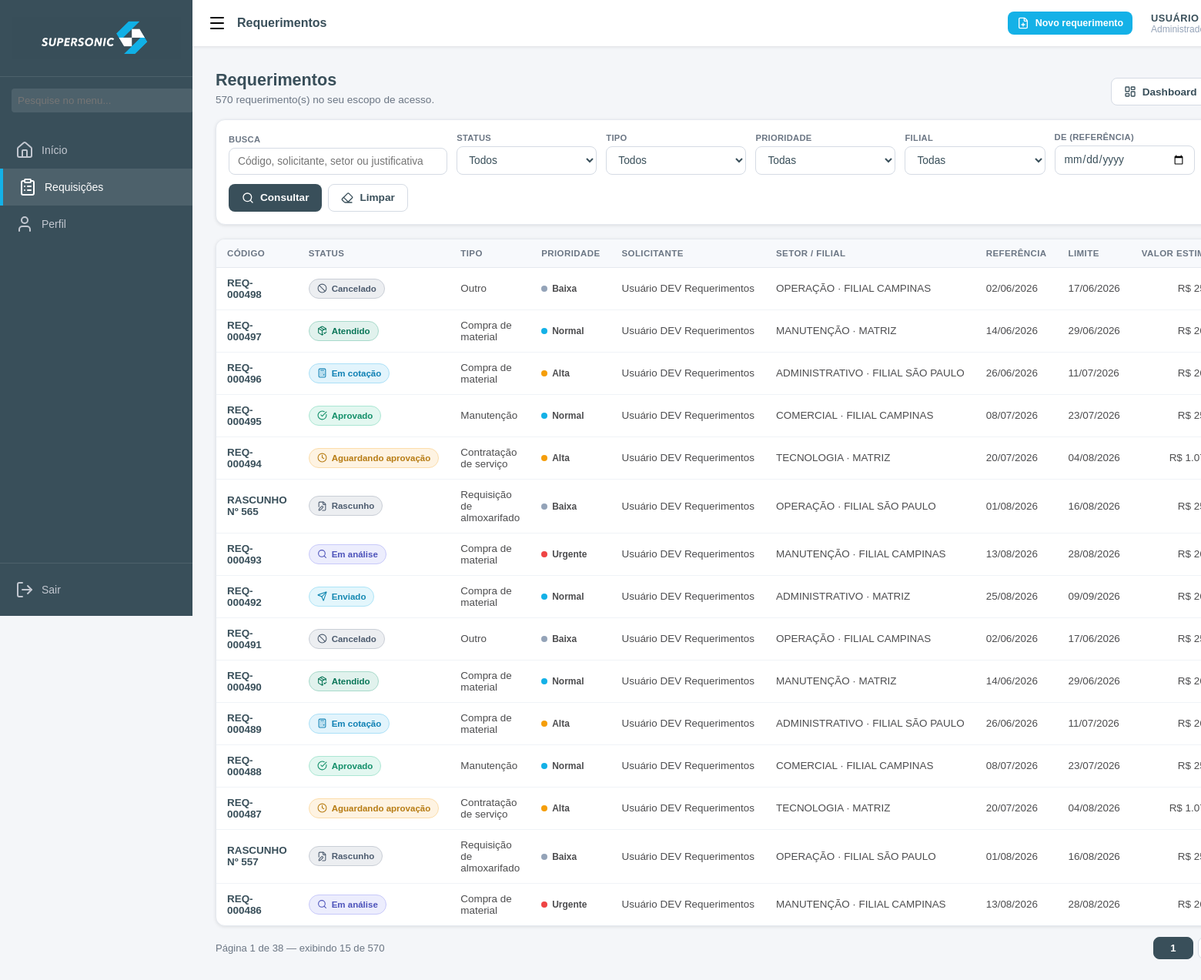
Before: /requerimento (signed in) with the older database file.
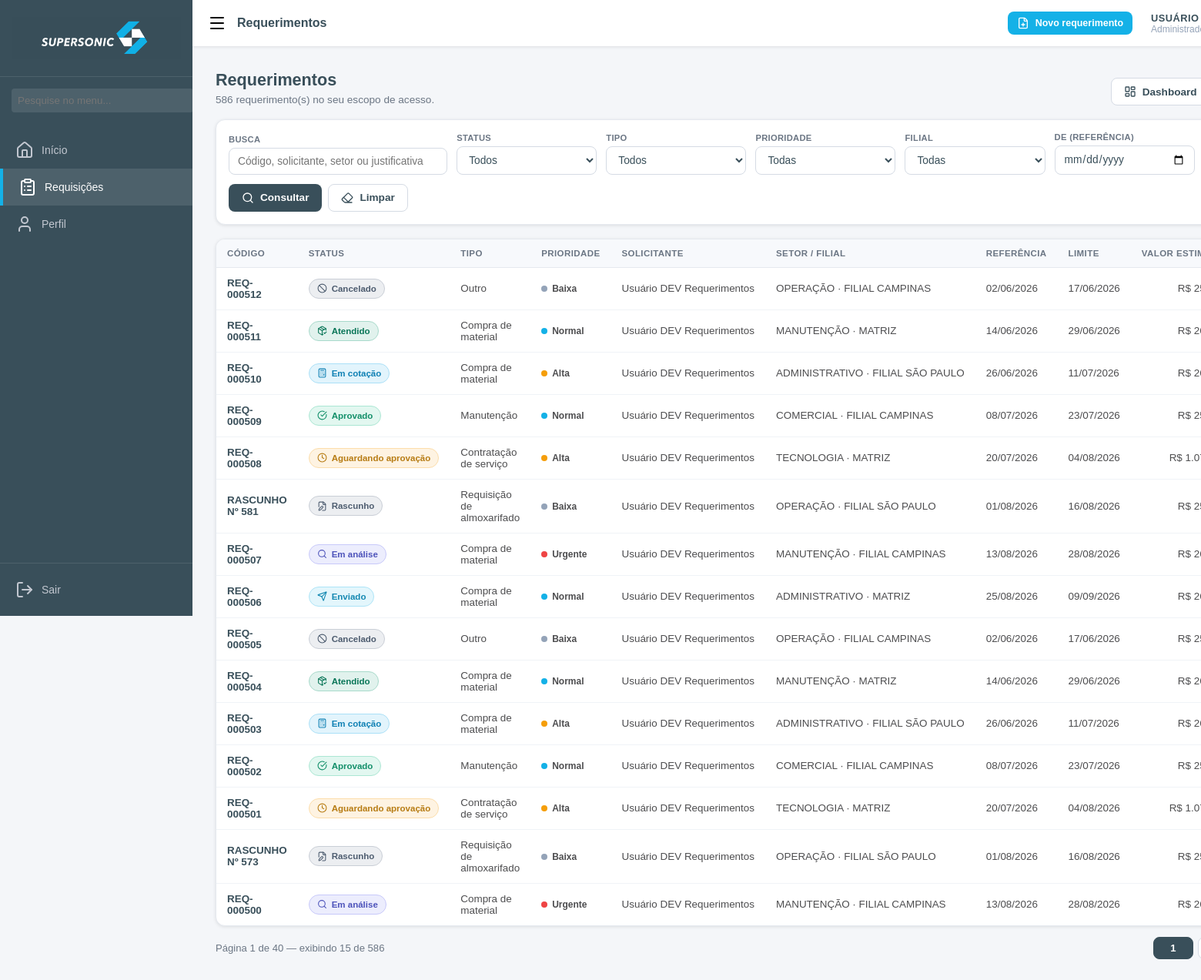
After: the same page with the newer database file.
### core/req_models.py (models this page shows, shortened)
class Requerimento(db.Model):
    __tablename__ = "req_requerimento"
    id = db.Column(Integer, primary_key=True)
    codigo = db.Column(String(20), unique=True, nullable=True)   # REQ-000123 (gerado no envio/salvamento)
    numero = db.Column(Integer, nullable=True)                   # sequencial dentro da série
    serie = db.Column(String(20), nullable=True)
    status = db.Column(String(30), nullable=False, default="RASCUNHO", index=True)
    tipo = db.Column(String(30), nullable=True)
    prioridade = db.Column(String(20), nullable=False, default="NORMAL")
    data_referencia = db.Column(Date, nullable=True)
    data_limite = db.Column(Date, nullable=True)
    solicitante_usuario_id = db.Column(Integer, ForeignKey("usuarios.id"), nullable=False, index=True)
    solicitante_nome = db.Column(String(120), nullable=True)
    solicitante_email = db.Column(String(120), nullable=True)
    solicitante_telefone = db.Column(String(30), nullable=True)
    funcionario = db.Column(String(120), nullable=True)
    filial = db.Column(String(80), nullable=True)
    setor = db.Column(String(80), nullable=True)
    responsavel = db.Column(String(120), nullable=True)
    unidade_negocio = db.Column(String(80), nullable=True)
    centro_gasto = db.Column(String(80), nullable=True)
    centro_custo = db.Column(String(80), nullable=True)
    classe_sintetica = db.Column(String(80), nullable=True)
    classe_analitica = db.Column(String(80), nullable=True)
    tipo_requisicao = db.Column(String(80), nullable=True)
    categoria = db.Column(String(80), nullable=True)
    justificativa = db.Column(Text, nullable=True)
    observacao = db.Column(Text, nullable=True)
    necessita_cotacao = db.Column(Boolean, nullable=False, default=False)
    cotacao_selecionada_id = db.Column(Integer, nullable=True)   # sem FK: evita ciclo entre tabelas
    etapa_atual = db.Column(Integer, nullable=False, default=1)
    valor_estimado = db.Column(Numeric(15, 2), nullable=False, default=Decimal("0.00"))
    responsavel_atual = db.Column(String(120), nullable=True)
    enviado_em = db.Column(DateTime, nullable=True)
    criado_em = db.Column(DateTime, nullable=False, default=datetime.now)
    criado_por = db.Column(String(120), nullable=True)
    atualizado_em = db.Column(DateTime, nullable=False, default=datetime.now, onupdate=datetime.now)
    atualizado_por = db.Column(String(120), nullable=True)
    cancelado_em = db.Column(DateTime, nullable=True)
    cancelado_por = db.Column(String(120), nullable=True)
    motivo_cancelamento = db.Column(Text, nullable=True)
    itens = db.relationship("ReqItem", backref="requerimento", cascade="all, delete-orphan",
                            order_by="ReqItem.sequencia", lazy="selectin")
    localizacoes = db.relationship("ReqLocalizacao", backref="requerimento",
                                   cascade="all, delete-orphan", lazy="selectin")
    complementos = db.relationship("ReqComplemento", backref="requerimento",
                                   cascade="all, delete-orphan", lazy="selectin")
    anexos = db.relationship("ReqAnexo", backref="requerimento",
                             cascade="all, delete-orphan", lazy="selectin")
    cotacoes = db.relationship("ReqCotacao", backref="requerimento",
                               cascade="all, delete-orphan", lazy="selectin")
    historico = db.relationship("ReqHistorico", backref="requerimento", cascade="all, delete-orphan",
                                order_by="ReqHistorico.data_hora", lazy="selectin")
    __table_args__ = (
        Index("ix_req_status_prioridade", "status", "prioridade"),
    )
    @property
    def codigo_exibicao(self) -> str:
        if self.codigo:
            return self.codigo
        return f"RASCUNHO Nº {self.id}" if self.id else "NOVO RASCUNHO"
    @property
    def editavel(self) -> bool:
        return self.status == "RASCUNHO"

### core/req_routes.py (the view)
@req_bp.route("/requerimento")
@login_required
def lista():
    filtros = {
        "q": request.args.get("q", ""),
        "status": request.args.get("status", ""),
        "tipo": request.args.get("tipo", ""),
        "prioridade": request.args.get("prioridade", ""),
        "filial": request.args.get("filial", ""),
        "setor": request.args.get("setor", ""),
        "solicitante": request.args.get("solicitante", ""),
        "data_inicio": request.args.get("data_inicio", ""),
        "data_fim": request.args.get("data_fim", ""),
    }
    ordenar = request.args.get("ordenar", "atualizado_em")
    direcao = request.args.get("direcao", "desc")
    pagina = request.args.get("pagina", 1, type=int)
    try:
        paginacao = servico.listar(current_user, filtros, pagina=pagina,
                                   ordenar=ordenar, direcao=direcao)
    except servico.ErroRequerimento as erro:
        paginacao = servico.listar(current_user, {}, pagina=1)
        filtros["_erro"] = erro.mensagem
    return render_template(
        "requerimentos/lista.html",
        pagina_ativa="requerimentos",
        titulo_pagina="Requerimentos",
        paginacao=paginacao,
        requerimentos=paginacao.items,
        filtros=filtros,
        ordenar=ordenar,
        direcao=direcao,
        opcoes=servico.opcoes_filtro(current_user),
        **_contexto_dominio(),
    )

### app.py (called while the page is built)
@login_manager.user_loader
def load_user(user_id):
    return Usuario.query.get(int(user_id))

@app.context_processor
def inject_user():
    if current_user.is_authenticated:
        nome = current_user.nome or ""
        partes = nome.split()
        iniciais = (partes[0][0] + partes[-1][0]).upper() if len(partes) > 1 else (partes[0][0].upper() if partes else "")
        return dict(user_nome=nome, user_iniciais=iniciais)
    return dict(user_nome=None, user_iniciais=None)

@app.template_filter("moeda")
def filtro_moeda(valor) -> str:
    try:
        numero = float(valor or 0)
    except (TypeError, ValueError):
        numero = 0.0
    texto = f"{numero:,.2f}".replace(",", "#").replace(".", ",").replace("#", ".")
    return f"R$ {texto}"

@app.template_filter("data_br")
def filtro_data_br(valor) -> str:
    if not valor:
        return "—"
    try:
        return valor.strftime("%d/%m/%Y")
    except AttributeError:
        return str(valor)

### core/req_routes.py (called while the page is built)
@req_bp.app_context_processor
def _injetar_dominio():
    if not current_user.is_authenticated:
        return {}
    return {"req_status_catalogo": STATUS, "req_prioridades": PRIORIDADES}

### templates/requerimentos/lista.html (shortened to what the changed rows need)
{% extends 'requerimentos/base.html' %}
{% from 'components/ui.html' import status_badge, prioridade_badge, area_vazia with context %}
{% macro link_ordenacao(campo, rotulo, ordenar, direcao, extras) -%}
    {%- set nova_direcao = 'asc' if (ordenar == campo and direcao == 'desc') else 'desc' -%}
    <a href="{{ url_for('req.lista', ordenar=campo, direcao=nova_direcao, **extras) }}">
        {{ rotulo }}
    </a>
{%- endmacro %}
{% block conteudo %}
{% set filtros_limpos = {} %}
{% for chave, valor in filtros.items() if valor and not chave.startswith('_') %}
    {% set _ = filtros_limpos.update({chave: valor}) %}
{% endfor %}
<div class="pagina-cabecalho">
    <div>
        <h1>Requerimentos</h1>
        <p>
            {{ paginacao.total }} requerimento(s) no seu escopo de acesso
            {%- if papel_usuario == 'SOLICITANTE' %} (apenas os seus){% endif %}.
        </p>
    </div>
</div>
{% if requerimentos %}
<div class="tabela-wrapper">
    <table class="tabela">
        <thead>
            <tr>
                <th>{{ link_ordenacao('codigo', 'Código', ordenar, direcao, filtros_limpos) }}</th>
                <th>{{ link_ordenacao('status', 'Status', ordenar, direcao, filtros_limpos) }}</th>
                <th>Tipo</th>
                <th>{{ link_ordenacao('prioridade', 'Prioridade', ordenar, direcao, filtros_limpos) }}</th>
                <th>{{ link_ordenacao('solicitante_nome', 'Solicitante', ordenar, direcao, filtros_limpos) }}</th>
                <th>Setor / filial</th>
                <th>{{ link_ordenacao('data_referencia', 'Referência', ordenar, direcao, filtros_limpos) }}</th>
                <th>Limite</th>
                <th class="numerico">{{ link_ordenacao('valor_estimado', 'Valor estimado', ordenar, direcao, filtros_limpos) }}</th>
            </tr>
        </thead>
        <tbody>
            {% for req in requerimentos %}
            <tr>
                <td>
                    <a class="codigo" href="{{ url_for('req.detalhe', requerimento_id=req.id) }}">
                        {{ req.codigo_exibicao }}
                    </a>
                </td>
                <td>{{ status_badge(req.status) }}</td>
                <td>{{ TIPOS_REQUERIMENTO.get(req.tipo, req.tipo or '—') }}</td>
                <td>{{ prioridade_badge(req.prioridade) }}</td>
                <td class="celula-truncada" title="{{ req.solicitante_nome }}">{{ req.solicitante_nome or '—' }}</td>
                <td class="celula-truncada">{{ req.setor or '—' }}{% if req.filial %} · {{ req.filial }}{% endif %}</td>
                <td>{{ req.data_referencia | data_br }}</td>
                <td>{{ req.data_limite | data_br }}</td>
                <td class="numerico">{{ req.valor_estimado | moeda }}</td>
            </tr>
            {% endfor %}
        </tbody>
    </table>
</div>
<div class="paginacao">
    <span>
        Página {{ paginacao.page }} de {{ paginacao.pages or 1 }} —
        exibindo {{ requerimentos | length }} de {{ paginacao.total }}
    </span>
    <div class="paginas">
        {% for numero in paginacao.iter_pages(left_edge=1, left_current=1, right_current=2, right_edge=1) %}
            {% if numero %}
                {% if numero == paginacao.page %}
                    <span class="atual">{{ numero }}</span>
                {% else %}
                    <a href="{{ url_for('req.lista', pagina=numero, ordenar=ordenar, direcao=direcao, **filtros_limpos) }}">{{ numero }}</a>
                {% endif %}
            {% else %}
                <span>…</span>
            {% endif %}
        {% endfor %}
    </div>
</div>
{% endif %}
{% endblock %}

### templates/components/ui.html (shortened to what this page needs)
{% macro status_badge(status, tamanho='') -%}
    {%- set info = req_status_catalogo.get(status, {'label': status, 'cor': '#94a3b8', 'icone': 'circle'}) -%}
    <span class="badge-status {{ tamanho }}" style="--badge-cor: {{ info.cor }};">
        <i data-lucide="{{ info.icone }}"></i>{{ info.label }}
    </span>
{%- endmacro %}
{% macro prioridade_badge(prioridade) -%}
    {%- set info = req_prioridades.get(prioridade, {'label': prioridade, 'cor': '#94a3b8'}) -%}
    <span class="badge-prioridade" style="--badge-cor: {{ info.cor }};">
        <span class="ponto"></span>{{ info.label }}
    </span>
{%- endmacro %}

Changed rows visible on the page:
no longer on this page (row unchanged): Requerimento: codigo_exibicao "REQ-000498", label "Cancelado", get "Outro", label "Baixa", solicitante_nome "Usuário DEV Requerimentos", setor "OPERAÇÃO", filial "FILIAL CAMPINAS", data_referencia|data_br "02/06/2026", data_limite|data_br "17/06/2026", valor_estimado|moeda "R$…"
no longer on this page (row unchanged): Requerimento: codigo_exibicao "REQ-000497", label "Atendido", get "Compra de material", label "Normal", solicitante_nome "Usuário DEV Requerimentos", setor "MANUTENÇÃO", filial "MATRIZ", data_referencia|data_br "14/06/2026", data_limite|data_br "29/06/2026", valor_estimado|moeda "R$…"
no longer on this page (row unchanged): Requerimento: codigo_exibicao "REQ-000496", label "Em cotação", get "Compra de material", label "Alta", solicitante_nome "Usuário DEV Requerimentos", setor "ADMINISTRATIVO", filial "FILIAL SÃO PAULO", data_referencia|data_br "26/06/2026", data_limite|data_br "11/07/2026", valor_estimado|moeda "R$…"
no longer on this page (row unchanged): Requerimento: codigo_exibicao "REQ-000495", label "Aprovado", get "Manutenção", label "Normal", solicitante_nome "Usuário DEV Requerimentos", setor "COMERCIAL", filial "FILIAL CAMPINAS", data_referencia|data_br "08/07/2026", data_limite|data_br "23/07/2026", valor_estimado|moeda "R$…"
no longer on this page (row unchanged): Requerimento: codigo_exibicao "REQ-000494", label "Aguardando aprovação", get "Contratação de serviço", label "Alta", solicitante_nome "Usuário DEV Requerimentos", setor "TECNOLOGIA", filial "MATRIZ", data_referencia|data_br "20/07/2026", data_limite|data_br "04/08/2026", valor_estimado|moeda "R$…"
no longer on this page (row unchanged): Requerimento: codigo_exibicao "RASCUNHO Nº 565", label "Rascunho", get "Requisição de almoxarifado", label "Baixa", solicitante_nome "Usuário DEV Requerimentos", setor "OPERAÇÃO", filial "FILIAL SÃO PAULO", data_referencia|data_br "01/08/2026", data_limite|data_br "16/08/2026", valor_estimado|moeda "R$…"
no longer on this page (row unchanged): Requerimento: codigo_exibicao "REQ-000493", label "Em análise", get "Compra de material", label "Urgente", solicitante_nome "Usuário DEV Requerimentos", setor "MANUTENÇÃO", filial "FILIAL CAMPINAS", data_referencia|data_br "13/08/2026", data_limite|data_br "28/08/2026", valor_estimado|moeda "R$…"
no longer on this page (row unchanged): Requerimento: codigo_exibicao "REQ-000492", label "Enviado", get "Compra de material", label "Normal", solicitante_nome "Usuário DEV Requerimentos", setor "ADMINISTRATIVO", filial "MATRIZ", data_referencia|data_br "25/08/2026", data_limite|data_br "09/09/2026", valor_estimado|moeda "R$…"
no longer on this page (row unchanged): Requerimento: codigo_exibicao "REQ-000491", label "Cancelado", get "Outro", label "Baixa", solicitante_nome "Usuário DEV Requerimentos", setor "OPERAÇÃO", filial "FILIAL CAMPINAS", data_referencia|data_br "02/06/2026", data_limite|data_br "17/06/2026", valor_estimado|moeda "R$…"
no longer on this page (row unchanged): Requerimento: codigo_exibicao "REQ-000490", label "Atendido", get "Compra de material", label "Normal", solicitante_nome "Usuário DEV Requerimentos", setor "MANUTENÇÃO", filial "MATRIZ", data_referencia|data_br "14/06/2026", data_limite|data_br "29/06/2026", valor_estimado|moeda "R$…"
no longer on this page (row unchanged): Requerimento: codigo_exibicao "REQ-000489", label "Em cotação", get "Compra de material", label "Alta", solicitante_nome "Usuário DEV Requerimentos", setor "ADMINISTRATIVO", filial "FILIAL SÃO PAULO", data_referencia|data_br "26/06/2026", data_limite|data_br "11/07/2026", valor_estimado|moeda "R$…"
no longer on this page (row unchanged): Requerimento: codigo_exibicao "REQ-000488", label "Aprovado", get "Manutenção", label "Normal", solicitante_nome "Usuário DEV Requerimentos", setor "COMERCIAL", filial "FILIAL CAMPINAS", data_referencia|data_br "08/07/2026", data_limite|data_br "23/07/2026", valor_estimado|moeda "R$…"
no longer on this page (row unchanged): Requerimento: codigo_exibicao "REQ-000487", label "Aguardando aprovação", get "Contratação de serviço", label "Alta", solicitante_nome "Usuário DEV Requerimentos", setor "TECNOLOGIA", filial "MATRIZ", data_referencia|data_br "20/07/2026", data_limite|data_br "04/08/2026", valor_estimado|moeda "R$…"
no longer on this page (row unchanged): Requerimento: codigo_exibicao "RASCUNHO Nº 557", label "Rascunho", get "Requisição de almoxarifado", label "Baixa", solicitante_nome "Usuário DEV Requerimentos", setor "OPERAÇÃO", filial "FILIAL SÃO PAULO", data_referencia|data_br "01/08/2026", data_limite|data_br "16/08/2026", valor_estimado|moeda "R$…"
no longer on this page (row unchanged): Requerimento: codigo_exibicao "REQ-000486", label "Em análise", get "Compra de material", label "Urgente", solicitante_nome "Usuário DEV Requerimentos", setor "MANUTENÇÃO", filial "FILIAL CAMPINAS", data_referencia|data_br "13/08/2026", data_limite|data_br "28/08/2026", valor_estimado|moeda "R$…"
added Requerimento: codigo_exibicao "REQ-000512", label "Cancelado", get "Outro", label "Baixa", solicitante_nome "Usuário DEV Requerimentos", setor "OPERAÇÃO", filial "FILIAL CAMPINAS", data_referencia|data_br "02/06/2026", data_limite|data_br "17/06/2026", valor_estimado|moeda "R$…"
added Requerimento: codigo_exibicao "REQ-000511", label "Atendido", get "Compra de material", label "Normal", solicitante_nome "Usuário DEV Requerimentos", setor "MANUTENÇÃO", filial "MATRIZ", data_referencia|data_br "14/06/2026", data_limite|data_br "29/06/2026", valor_estimado|moeda "R$…"
added Requerimento: codigo_exibicao "REQ-000510", label "Em cotação", get "Compra de material", label "Alta", solicitante_nome "Usuário DEV Requerimentos", setor "ADMINISTRATIVO", filial "FILIAL SÃO PAULO", data_referencia|data_br "26/06/2026", data_limite|data_br "11/07/2026", valor_estimado|moeda "R$…"
added Requerimento: codigo_exibicao "REQ-000509", label "Aprovado", get "Manutenção", label "Normal", solicitante_nome "Usuário DEV Requerimentos", setor "COMERCIAL", filial "FILIAL CAMPINAS", data_referencia|data_br "08/07/2026", data_limite|data_br "23/07/2026", valor_estimado|moeda "R$…"
added Requerimento: codigo_exibicao "REQ-000508", label "Aguardando aprovação", get "Contratação de serviço", label "Alta", solicitante_nome "Usuário DEV Requerimentos", setor "TECNOLOGIA", filial "MATRIZ", data_referencia|data_br "20/07/2026", data_limite|data_br "04/08/2026", valor_estimado|moeda "R$…"
added Requerimento: codigo_exibicao "RASCUNHO Nº 581", label "Rascunho", get "Requisição de almoxarifado", label "Baixa", solicitante_nome "Usuário DEV Requerimentos", setor "OPERAÇÃO", filial "FILIAL SÃO PAULO", data_referencia|data_br "01/08/2026", data_limite|data_br "16/08/2026", valor_estimado|moeda "R$…"
added Requerimento: codigo_exibicao "REQ-000507", label "Em análise", get "Compra de material", label "Urgente", solicitante_nome "Usuário DEV Requerimentos", setor "MANUTENÇÃO", filial "FILIAL CAMPINAS", data_referencia|data_br "13/08/2026", data_limite|data_br "28/08/2026", valor_estimado|moeda "R$…"
added Requerimento: codigo_exibicao "REQ-000506", label "Enviado", get "Compra de material", label "Normal", solicitante_nome "Usuário DEV Requerimentos", setor "ADMINISTRATIVO", filial "MATRIZ", data_referencia|data_br "25/08/2026", data_limite|data_br "09/09/2026", valor_estimado|moeda "R$…"
added Requerimento: codigo_exibicao "REQ-000505", label "Cancelado", get "Outro", label "Baixa", solicitante_nome "Usuário DEV Requerimentos", setor "OPERAÇÃO", filial "FILIAL CAMPINAS", data_referencia|data_br "02/06/2026", data_limite|data_br "17/06/2026", valor_estimado|moeda "R$…"
added Requerimento: codigo_exibicao "REQ-000504", label "Atendido", get "Compra de material", label "Normal", solicitante_nome "Usuário DEV Requerimentos", setor "MANUTENÇÃO", filial "MATRIZ", data_referencia|data_br "14/06/2026", data_limite|data_br "29/06/2026", valor_estimado|moeda "R$…"
added Requerimento: codigo_exibicao "REQ-000503", label "Em cotação", get "Compra de material", label "Alta", solicitante_nome "Usuário DEV Requerimentos", setor "ADMINISTRATIVO", filial "FILIAL SÃO PAULO", data_referencia|data_br "26/06/2026", data_limite|data_br "11/07/2026", valor_estimado|moeda "R$…"
added Requerimento: codigo_exibicao "REQ-000502", label "Aprovado", get "Manutenção", label "Normal", solicitante_nome "Usuário DEV Requerimentos", setor "COMERCIAL", filial "FILIAL CAMPINAS", data_referencia|data_br "08/07/2026", data_limite|data_br "23/07/2026", valor_estimado|moeda "R$…"
added Requerimento: codigo_exibicao "REQ-000501", label "Aguardando aprovação", get "Contratação de serviço", label "Alta", solicitante_nome "Usuário DEV Requerimentos", setor "TECNOLOGIA", filial "MATRIZ", data_referencia|data_br "20/07/2026", data_limite|data_br "04/08/2026", valor_estimado|moeda "R$…"
added Requerimento: codigo_exibicao "RASCUNHO Nº 573", label "Rascunho", get "Requisição de almoxarifado", label "Baixa", solicitante_nome "Usuário DEV Requerimentos", setor "OPERAÇÃO", filial "FILIAL SÃO PAULO", data_referencia|data_br "01/08/2026", data_limite|data_br "16/08/2026", valor_estimado|moeda "R$…"
added Requerimento: codigo_exibicao "REQ-000500", label "Em análise", get "Compra de material", label "Urgente", solicitante_nome "Usuário DEV Requerimentos", setor "MANUTENÇÃO", filial "FILIAL CAMPINAS", data_referencia|data_br "13/08/2026", data_limite|data_br "28/08/2026", valor_estimado|moeda "R$…"
Other visible differences:
{{ paginacao.total }}: "570" → "586"
{{ paginacao.pages or 1 }}: "38" → "40"
